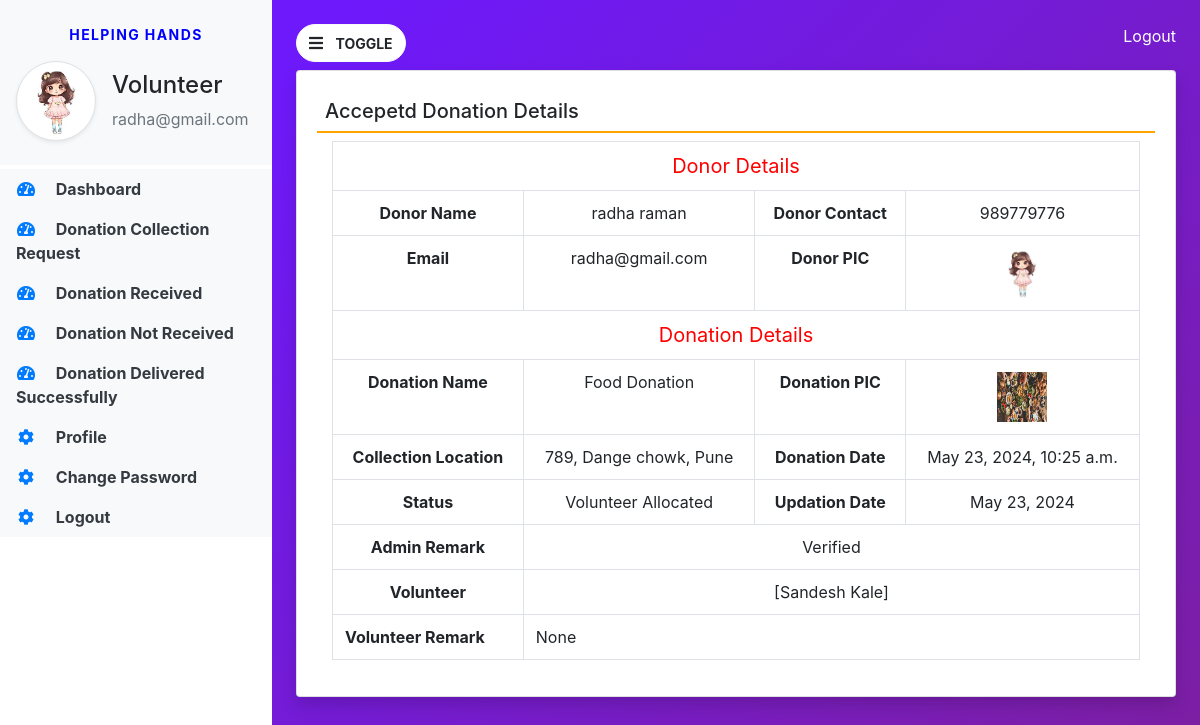
Page /donationreceived_detail/1 (signed in) on the committed database.
### helpinghands/models.py (models this page shows, shortened)
class Volunteer(models.Model):
    user=models.ForeignKey(User,on_delete=models.CASCADE)
    contact=models.CharField(max_length=15,null=True)
    address=models.CharField(max_length=300,null=True)
    userpic=models.FileField(null=True)
    idpic = models.FileField(null=True)
    aboutme=models.CharField(max_length=300,null=True)
    status=models.CharField(max_length=20,null=True)
    regdate=models.DateTimeField(auto_now_add=True)
    adminremark=models.CharField(max_length=300,null=True)
    updationdate=models.DateField(null=True)

class Donation(models.Model):
    donor = models.ForeignKey(Donor,on_delete=models.CASCADE)
    donationname = models.CharField(max_length=100,null=True,blank=True)
    donationpic = models.FileField(null=True,blank=True)
    collectionloc = models.CharField(max_length=300,null=True,blank=True)
    description = models.CharField(max_length=300,null=True,blank=True)
    status = models.CharField(max_length=50,null=True,blank=True)
    donationdate = models.DateTimeField(auto_now_add=True,blank=True)
    adminremark = models.CharField(max_length=300,null=True,blank=True)
    volunteer = models.ForeignKey(Volunteer,on_delete=models.CASCADE, blank=True, null=True)
    donationarea = models.ForeignKey(Organization, on_delete=models.CASCADE, blank=True, null=True)
    volunteerremark = models.CharField(max_length=300,null=True,blank=True)
    updationdate = models.DateField(null=True,blank=True)

class Donor(models.Model):
    user=models.ForeignKey(User,on_delete=models.CASCADE)
    contact=models.CharField(max_length=15,null=True)
    address=models.CharField(max_length=300,null=True)
    userpic=models.FileField(null=True)
    regdate=models.DateTimeField(auto_now_add=True)

### helpinghands/views.py (the view, shortened to what this page needs)
# urls.py: path('donationreceived_detail/<int:pid>', donationreceived_detail, name='donationreceived_detail'),
def donationreceived_detail(request, pid):
    if not request.user.is_authenticated:
        return redirect('volunteer_login')
    donation = Donation.objects.get(id=pid)
    error = ""
    return render(request, 'donationreceived_detail.html', locals())

### helpinghands/templates/donationreceived_detail.html (shortened to what this page needs)
{% extends 'volunteer_base.html' %}
{% block main %}
<div class="card shadow mt-2">
    <div class="card-body">
        <h5 class="p-2" style="border-bottom : 2px solid orange">
            Accepetd Donation Details
        </h5>
        <div class="container-fluid">
            <table class="table table-bordered">
                <tr align="center">
                    <td colspan="4" style="font-size:20px; color:red">Donor Details</td>
                </tr>
                <tr align="center">
                    <th>Donor Name</th>
                    <td>{{donation.donor.user.first_name}} {{donation.donor.user.last_name}}</td>
                    <th>Donor Contact</th>
                    <td>{{donation.donor.contact}}</td>
                </tr>
                <tr align="center">
                    <th>Email</th>
                    <td>{{donation.donor.user.username}}</td>
                    <th>Donor PIC</th>
                    <td><img src="{{donation.donor.userpic.url}}" width="50px" height="50px"></td>
                </tr>
                <tr align="center">
                    <td colspan="4" style="font-size:20px; color:red">Donation Details</td>
                </tr>
                <tr align="center">
                    <th>Donation Name</th>
                    <td>{{donation.donationname}}</td>
                    <th>Donation PIC</th>
                    <td><img src="{{donation.donationpic.url}}" width="50px" height="50px"></td>
                </tr>
                <tr align="center">
                    <th>Collection Location</th>
                    <td>{{donation.collectionloc}}</td>
                    <th>Donation Date</th>
                    <td>{{donation.donationdate}}</td>
                </tr>
                <tr align="center">
                    <th>Status</th>
                    <td>{{donation.status}}</td>
                    <th>Updation Date</th>
                    <td>{{donation.updationdate}}</td>
                </tr>
                <tr align="center">
                    <th>Admin Remark</th>
                    <td colspan="3">{{donation.adminremark}}</td>
                </tr>
                <tr align="center">
                    <th>Volunteer</th>
                    <td colspan="3">{{donation.user.username}} [{{donation.volunteer.user.first_name}}  {{donation.volunteer.user.last_name}}]</td>
                </tr>
                <tr>
                    <th>Volunteer Remark</th>
                    <td colspan="3">{{ donation.volunteerremark }}</td>
                </tr>
            </table>
        </div>
    </div>
</div>
{% endblock %}

### helpinghands/templates/volunteer_base.html (shortened to what this page needs)
{% load static %}
<html>
<body>
  <link rel="stylesheet" href="https://cdn.jsdelivr.net/npm/bootstrap@4.6.2/dist/css/bootstrap.min.css">
    <link rel="stylesheet" href="{% static 'css/base.css' %}">
    <link rel="stylesheet" href="https://cdnjs.cloudflare.com/ajax/libs/font-awesome/4.7.0/css/font-awesome.min.css">
    <link rel="stylesheet" href="https://use.fontawesome.com/releases/v5.7.0/css/all.css">
<link rel="stylesheet" href="https://cdn.datatables.net/2.0.6/css/dataTables.dataTables.css">
<link rel="stylesheet" href="https://cdn.datatables.net/buttons/3.0.2/css/buttons.dataTables.css">
<div class="vertical-nav bg-white" id="sidebar">
    <div class="py-4 px-3 mb-1 bg-light">
        <p class="text-center font-weight-bold text-uppercase px-3 small dashboard-text">Helping Hands</p>
        <div class="media d-flex align-items-center">
            <img src="{{request.user.volunteer_set.all.0.userpic.url}}" width="80" height="80" class="mr-3 rounded-circle img-thumbnail shadow-sm">
            <div class="media-body">
                <h4 class="mt-0">Volunteer</h4>
                <p class="text-muted mb-0">{{request.user.username}}</p>
            </div>
        </div>
    </div>
    <ul class="nav flex-column bg-white">
        <li class="nav-item">
            <a href="{% url 'volunteer_home' %}" class="nav-link text-dark bg-light">
                <i class="fas fa-tachometer-alt fa-fw mr-3 text-primary"></i>
                Dashboard
            </a>
        </li>
        <li class="nav-item">
            <a href="{% url 'collection_request' %}" class="nav-link text-dark bg-light">
                <i class="fas fa-tachometer-alt fa-fw mr-3 text-primary"></i>
                Donation Collection Request
            </a>
        </li>
         <li class="nav-item">
            <a href="{% url 'donationreceived_volunteer' %}" class="nav-link text-dark bg-light">
                <i class="fas fa-tachometer-alt fa-fw mr-3 text-primary"></i>
                Donation Received
            </a>
        </li>
        <li class="nav-item">
            <a href="{% url 'donationnotreceived_volunteer' %}" class="nav-link text-dark bg-light">
                <i class="fas fa-tachometer-alt fa-fw mr-3 text-primary"></i>
                Donation Not Received
            </a>
        </li>
        <li class="nav-item">
            <a href="{% url 'donationDelivered_volunteer' %}" class="nav-link text-dark bg-light">
                <i class="fas fa-tachometer-alt fa-fw mr-3 text-primary"></i>
                Donation Delivered Successfully
            </a>
        </li>
        <li class="nav-item">
            <a href="{% url 'profile_volunteer' %}" class="nav-link text-dark bg-light">
                <i class="fas fa-cog mr-3 text-primary fa-fw"></i>
                Profile
            </a>
        </li>
        <li class="nav-item">
            <a href="" class="nav-link text-dark bg-light">
                <i class="fas fa-cog mr-3 text-primary fa-fw"></i>
                Change Password
            </a>
        </li>
         <li class="nav-item">
            <a href="{% url 'logout' %}" class="nav-link text-dark bg-light">
                <i class="fas fa-cog mr-3 text-primary fa-fw"></i>
                Logout
            </a>
        </li>
    </ul>
</div>
<div class="page-content p-4" id="content">
    <a href="{% url 'logout' %}" title="Logout" class="float-right text-white">
  <i class="fa fa-sign-out" aria-hidden="true"></i>
  Logout
</a>
    <button id="sidebarCollapse" type="button" class="btn btn-light bg-white rounded-pill">
        <i class="fas fa-bars mr-2"></i>
        <small class="text-uppercase font-weight-bold">Toggle</small>
    </button>
    {% block main %}
    {% endblock %}
</div>
</body>
</html>

### helpinghands/static/css/base.css (style rules this page uses)
body { background-image :linear-gradient(135.9deg,rgba(109,25,252,1) 16.4%,rgba(125,31,160)); min-height:100vh; }
.vertical-nav { min-width:17rem; width:17rem; height:100vh; position:fixed; top:0; left:0; transition:all 0.4s; }
.page-content { width:calc(100%-17rem); margin-left:17rem; transition:all 0.4s; }
.dashboard-text { letter-spacing:0.1em; color:blue; }
.nav-link { font-weight:bold; }

### rows in the picture
Donation: donor.user.first_name "radha", donor.user.last_name "raman", donor.contact "989779776", donor.user.username "radha@gmail.com", donor.userpic (picture), donationname "Food Donation", donationpic (picture), collectionloc "789, Dange chowk, Pune", donationdate "May 23, 2024, 10:25 a.m.", status "Volunteer Allocated", updationdate "May 23, 2024", adminremark "Verified", volunteer.user.first_name "Sandesh", volunteer.user.last_name "Kale", volunteerremark "None"

### other values in the picture
{{ request.user.username }} "radha@gmail.com"
